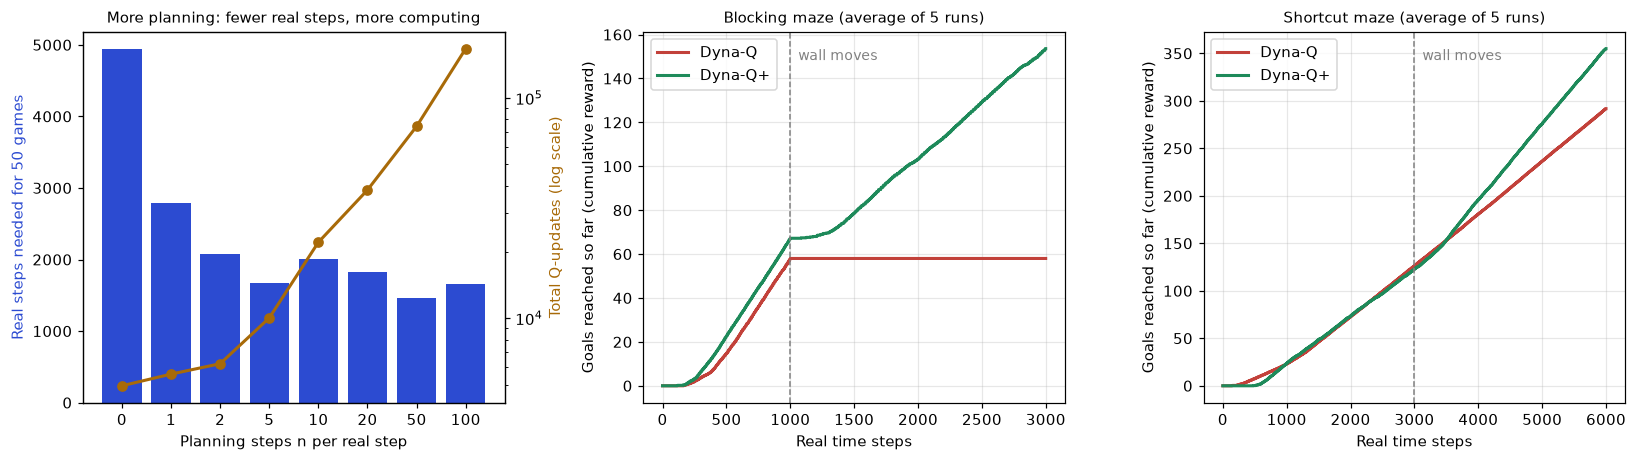

Reproduce this figure in Python.
"""
Dyna-Q experiments: turn the knobs and see what happens.

Experiment 1: planning steps n = 0, 1, 2, 5, 10, 20, 50, 100 on the maze.
              Fewer REAL steps, but more COMPUTER work. Where is the sweet spot?
Experiment 2: "planning in a wrong map". The world changes, the notebook doesn't.
   (a) Blocking maze: after 1000 steps the short way gets blocked.
   (b) Shortcut maze: after 3000 steps a new short way opens.
   Dyna-Q   trusts its notebook.
   Dyna-Q+  adds a small curiosity bonus  kappa * sqrt(steps since I last tried it)
            to imagined rewards, so it goes back to check old, untested moves.

Run:  python dyna_experiments.py            (about 2-3 minutes)
      python dyna_experiments.py --no-show
"""
import argparse
import sys
import time

import matplotlib.pyplot as plt
import numpy as np

from dyna_q import DynaQ, Maze, run_episodes

sys.stdout.reconfigure(encoding="utf-8")

#   S = start (row 5, col 3), G = goal. Row 3 is the wall that moves.
BLOCKING_BEFORE = ["........G", ".........", ".........", "########.", ".........", "...S....."]
BLOCKING_AFTER = ["........G", ".........", ".........", ".########", ".........", "...S....."]
SHORTCUT_BEFORE = BLOCKING_AFTER
SHORTCUT_AFTER = ["........G", ".........", ".........", ".#######.", ".........", "...S....."]


def experiment1(ns=(0, 1, 2, 5, 10, 20, 50, 100), runs=20, episodes=50):
    print("=" * 74)
    print(f"EXPERIMENT 1 · How many planning steps? ({runs} runs x {episodes} games each)")
    print("=" * 74)
    maze = Maze()
    print("      n   real steps (50 games)   first game < 20 steps   Q-updates   time per run")
    rows = []
    for n in ns:
        t0 = time.time()
        steps, updates = [], []
        for run in range(runs):
            agent = DynaQ(maze.n_states, n_planning=n, seed=100 + run)
            steps.append(run_episodes(maze, agent, episodes))
            updates.append(agent.updates)
        steps = np.array(steps)
        curve = steps.mean(axis=0)
        first = next((i + 1 for i, v in enumerate(curve) if v < 20), None)
        secs = (time.time() - t0) / runs
        rows.append((n, steps.sum(axis=1).mean(), first, np.mean(updates), secs))
        print(f"   {n:>4}   {rows[-1][1]:>12,.0f}            game {first!s:<6}        "
              f"{rows[-1][3]:>10,.0f}   {secs:6.2f} s")
    return rows


def changing_world(before, after, change_at, total_steps, kappa, n=50, alpha=0.5, seed=0):
    """Run one long life (no episodes counted): reach G -> back to S. Returns cumulative reward."""
    maze = Maze(before)
    agent = DynaQ(maze.n_states, n_planning=n, alpha=alpha, kappa=kappa, seed=seed)
    cumulative = np.zeros(total_steps)
    total, s = 0.0, maze.start
    for t in range(total_steps):
        if t == change_at:
            maze.set_layout(after)                    # the WORLD changes; the notebook does not know
        a = agent.act(s)
        s2, r, done = maze.step(s, a)
        agent.learn(s, a, r, s2, done)
        total += r
        cumulative[t] = total
        s = maze.start if done else s2
    return cumulative


def experiment2(runs=5):
    print("\n" + "=" * 74)
    print(f"EXPERIMENT 2 · The world changes (n = 50, alpha 0.5, {runs} runs, kappa = 0.001 for Dyna-Q+)")
    print("=" * 74)
    results = {}
    for name, before, after, change_at, total in (("blocking", BLOCKING_BEFORE, BLOCKING_AFTER, 1000, 3000),
                                                 ("shortcut", SHORTCUT_BEFORE, SHORTCUT_AFTER, 3000, 6000)):
        print(f"\n  {name} maze: the wall changes after step {change_at}")
        print("     before:                after:")
        for b, a in zip(before, after):
            print(f"     {' '.join(b)}      {' '.join(a)}")
        print(f"     shortest path before: {Maze(before).shortest_path()} steps, "
              f"after: {Maze(after).shortest_path()} steps")
        for label, kappa in (("Dyna-Q ", 0.0), ("Dyna-Q+", 0.001)):
            t0 = time.time()
            curves = np.array([changing_world(before, after, change_at, total, kappa, seed=k)
                               for k in range(runs)])
            mean = curves.mean(axis=0)
            results[(name, label)] = mean
            gained_before = mean[change_at - 1]
            gained_after = mean[-1] - mean[change_at - 1]
            last_1000 = mean[-1] - mean[-1001]
            print(f"     {label}: goals reached before the change {gained_before:6.1f}, after {gained_after:6.1f}"
                  f"   (in the last 1000 steps: {last_1000:5.1f})   {(time.time() - t0) / runs:.1f} s/run")
    return results


def main():
    parser = argparse.ArgumentParser()
    parser.add_argument("--no-show", action="store_true")
    args = parser.parse_args()
    if args.no_show:
        plt.switch_backend("Agg")

    rows = experiment1()
    results = experiment2()

    fig, axes = plt.subplots(1, 3, figsize=(15, 4.3))
    ns = [r[0] for r in rows]
    x = np.arange(len(ns))
    ax = axes[0]
    ax.bar(x, [r[1] for r in rows], color="#2c4bd1")
    ax.set_xticks(x, [str(n) for n in ns])
    ax.set_xlabel("Planning steps n per real step")
    ax.set_ylabel("Real steps needed for 50 games", color="#2c4bd1")
    ax2 = ax.twinx()
    ax2.plot(x, [r[3] for r in rows], color="#a86a08", marker="o", lw=2)
    ax2.set_yscale("log")
    ax2.set_ylabel("Total Q-updates (log scale)", color="#a86a08")
    ax.set_title("More planning: fewer real steps, more computing", fontsize=10)
    for ax, name, change in ((axes[1], "blocking", 1000), (axes[2], "shortcut", 3000)):
        for label, color in (("Dyna-Q ", "#c2413a"), ("Dyna-Q+", "#1e8a5a")):
            ax.plot(results[(name, label)], color=color, lw=2, label=label.strip())
        ax.axvline(change, color="gray", ls="--", lw=1)
        ax.text(change, ax.get_ylim()[1] * 0.92, "  wall moves", color="gray", fontsize=9)
        ax.set_xlabel("Real time steps")
        ax.set_ylabel("Goals reached so far (cumulative reward)")
        ax.set_title(f"{name.capitalize()} maze (average of 5 runs)", fontsize=10)
        ax.legend(loc="upper left")
        ax.grid(alpha=0.3)
    fig.tight_layout()
    fig.savefig("dyna_experiments.png", dpi=110, bbox_inches="tight")
    print("\nChart saved to dyna_experiments.png")
    if not args.no_show:
        plt.show()


if __name__ == "__main__":
    main()
